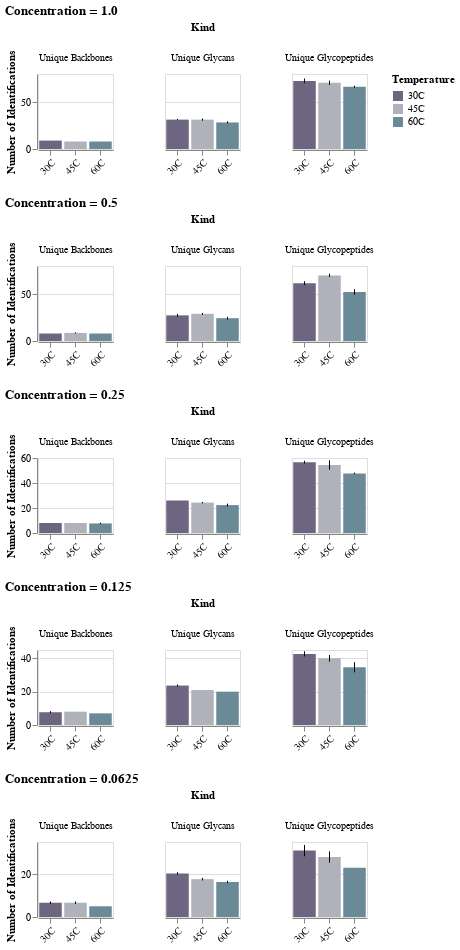

Notebook code cell kept with this figure:
### Markdown cell above
## 1a

Taking the max concentration, what is the difference between temperature?

### Code cell
# information to extract: num peptides, num unique glycans, num unique peptide backbones
temps, vals, kind, concent = [], [], [], []

for conc, conc_frame in iterate_contents('concentration', multiple_hits, get_item=True):
    for temp, temp_frame in iterate_contents('temperature', conc_frame, get_item=True):
        for run, run_frame in iterate_contents('run', temp_frame, get_item=True):

            unique_gly = len(run_frame.pep_mods.unique())
            concent.append(conc)
            vals.append(unique_gly)
            temps.append(temp)
            kind.append("Unique Glycopeptides")

            unique_seq = len(run_frame.sequence.unique())
            concent.append(conc)
            vals.append(unique_seq)
            temps.append(temp)
            kind.append("Unique Backbones")

            unique_glycans = len(run_frame.glycan.unique())
            concent.append(conc)
            vals.append(unique_glycans)
            temps.append(temp)
            kind.append("Unique Glycans")

res = pd.DataFrame({"Temperature": temps, "Kind": kind, "Values": vals, "Concentration": concent})

my_colors = alt.Color(
    "Temperature:N",
    scale=alt.Scale(
        domain=["30C", "45C", "60C"], range=["#6E6581", "#B0B2BB", "#6B8A97"]
    ),
)

conc_max_comparison = (
    alt.Chart(res)
    .mark_bar()
    .encode(
        x=alt.X("Temperature:N", axis=alt.Axis(labelAngle=-45)),
        y=alt.Y("mean(Values):Q", title="Number of Identifications"),
        color=my_colors
    )
).properties(
    width=75,
    height=75
)

cmc_err_bars = (
    alt.Chart(res)
    .mark_errorbar(extent='stdev')
    .encode(
        x=alt.X("Temperature:N", title="", axis=alt.Axis(labelAngle=-45)),
        y=alt.Y("mean(Values):Q", title=""),
    )
)

base = alt.layer(conc_max_comparison, cmc_err_bars).facet(
    column="Kind:N", spacing=50,
)

max_conc = base.transform_filter(
        alt.datum.Concentration == 1.0
    ).properties(
        title='Temperature Differences, Max Concentration'
    )


all_conc = alt.vconcat()
for concentration in res.Concentration.unique():
    all_conc &= base.transform_filter(alt.datum.Concentration==concentration).properties(title=f'Concentration = {concentration}')

all_conc

### Figure 1 — Vega-Lite specification as saved in the notebook (floating-point values rounded to 4 significant figures; data arrays with more than 128 entries replaced by an {"elided": "..."} marker saying what was removed)
{"config": {"view": {"continuousWidth": 400, "continuousHeight": 300}}, "vconcat": [{"facet": {"column": {"type": "nominal", "field": "Kind"}}, "spec": {"layer": [{"mark": "bar", "encoding": {"color": {"type": "nominal", "field": "Temperature", "scale": {"domain": ["30C", "45C", "60C"], "range": ["#6E6581", "#B0B2BB", "#6B8A97"]}}, "x": {"type": "nominal", "axis": {"labelAngle": -45}, "field": "Temperature"}, "y": {"type": "quantitative", "aggregate": "mean", "field": "Values", "title": "Number of Identifications"}}, "height": 75, "width": 75}, {"mark": {"type": "errorbar", "extent": "stdev"}, "encoding": {"x": {"type": "nominal", "axis": {"labelAngle": -45}, "field": "Temperature", "title": ""}, "y": {"type": "quantitative", "aggregate": "mean", "field": "Values", "title": ""}}}]}, "spacing": 50, "title": "Concentration = 1.0", "transform": [{"filter": "(datum.Concentration === 1.0)"}]}, {"facet": {"column": {"type": "nominal", "field": "Kind"}}, "spec": {"layer": [{"mark": "bar", "encoding": {"color": {"type": "nominal", "field": "Temperature", "scale": {"domain": ["30C", "45C", "60C"], "range": ["#6E6581", "#B0B2BB", "#6B8A97"]}}, "x": {"type": "nominal", "axis": {"labelAngle": -45}, "field": "Temperature"}, "y": {"type": "quantitative", "aggregate": "mean", "field": "Values", "title": "Number of Identifications"}}, "height": 75, "width": 75}, {"mark": {"type": "errorbar", "extent": "stdev"}, "encoding": {"x": {"type": "nominal", "axis": {"labelAngle": -45}, "field": "Temperature", "title": ""}, "y": {"type": "quantitative", "aggregate": "mean", "field": "Values", "title": ""}}}]}, "spacing": 50, "title": "Concentration = 0.5", "transform": [{"filter": "(datum.Concentration === 0.5)"}]}, {"facet": {"column": {"type": "nominal", "field": "Kind"}}, "spec": {"layer": [{"mark": "bar", "encoding": {"color": {"type": "nominal", "field": "Temperature", "scale": {"domain": ["30C", "45C", "60C"], "range": ["#6E6581", "#B0B2BB", "#6B8A97"]}}, "x": {"type": "nominal", "axis": {"labelAngle": -45}, "field": "Temperature"}, "y": {"type": "quantitative", "aggregate": "mean", "field": "Values", "title": "Number of Identifications"}}, "height": 75, "width": 75}, {"mark": {"type": "errorbar", "extent": "stdev"}, "encoding": {"x": {"type": "nominal", "axis": {"labelAngle": -45}, "field": "Temperature", "title": ""}, "y": {"type": "quantitative", "aggregate": "mean", "field": "Values", "title": ""}}}]}, "spacing": 50, "title": "Concentration = 0.25", "transform": [{"filter": "(datum.Concentration === 0.25)"}]}, {"facet": {"column": {"type": "nominal", "field": "Kind"}}, "spec": {"layer": [{"mark": "bar", "encoding": {"color": {"type": "nominal", "field": "Temperature", "scale": {"domain": ["30C", "45C", "60C"], "range": ["#6E6581", "#B0B2BB", "#6B8A97"]}}, "x": {"type": "nominal", "axis": {"labelAngle": -45}, "field": "Temperature"}, "y": {"type": "quantitative", "aggregate": "mean", "field": "Values", "title": "Number of Identifications"}}, "height": 75, "width": 75}, {"mark": {"type": "errorbar", "extent": "stdev"}, "encoding": {"x": {"type": "nominal", "axis": {"labelAngle": -45}, "field": "Temperature", "title": ""}, "y": {"type": "quantitative", "aggregate": "mean", "field": "Values", "title": ""}}}]}, "spacing": 50, "title": "Concentration = 0.125", "transform": [{"filter": "(datum.Concentration === 0.125)"}]}, {"facet": {"column": {"type": "nominal", "field": "Kind"}}, "spec": {"layer": [{"mark": "bar", "encoding": {"color": {"type": "nominal", "field": "Temperature", "scale": {"domain": ["30C", "45C", "60C"], "range": ["#6E6581", "#B0B2BB", "#6B8A97"]}}, "x": {"type": "nominal", "axis": {"labelAngle": -45}, "field": "Temperature"}, "y": {"type": "quantitative", "aggregate": "mean", "field": "Values", "title": "Number of Identifications"}}, "height": 75, "width": 75}, {"mark": {"type": "errorbar", "extent": "stdev"}, "encoding": {"x": {"type": "nominal", "axis": {"labelAngle": -45}, "field": "Temperature", "title": ""}, "y": {"type": "quantitative", "aggregate": "mean", "field": "Values", "title": ""}}}]}, "spacing": 50, "title": "Concentration = 0.0625", "transform": [{"filter": "(datum.Concentration === 0.0625)"}]}], "data": {"name": "data-aee25dd2ed5e23d17ba56cc1b1d3a643"}, "$schema": "https://vega.github.io/schema/vega-lite/v4.8.1.json", "datasets": {"data-aee25dd2ed5e23d17ba56cc1b1d3a643": {"elided": "135 records"}}}
